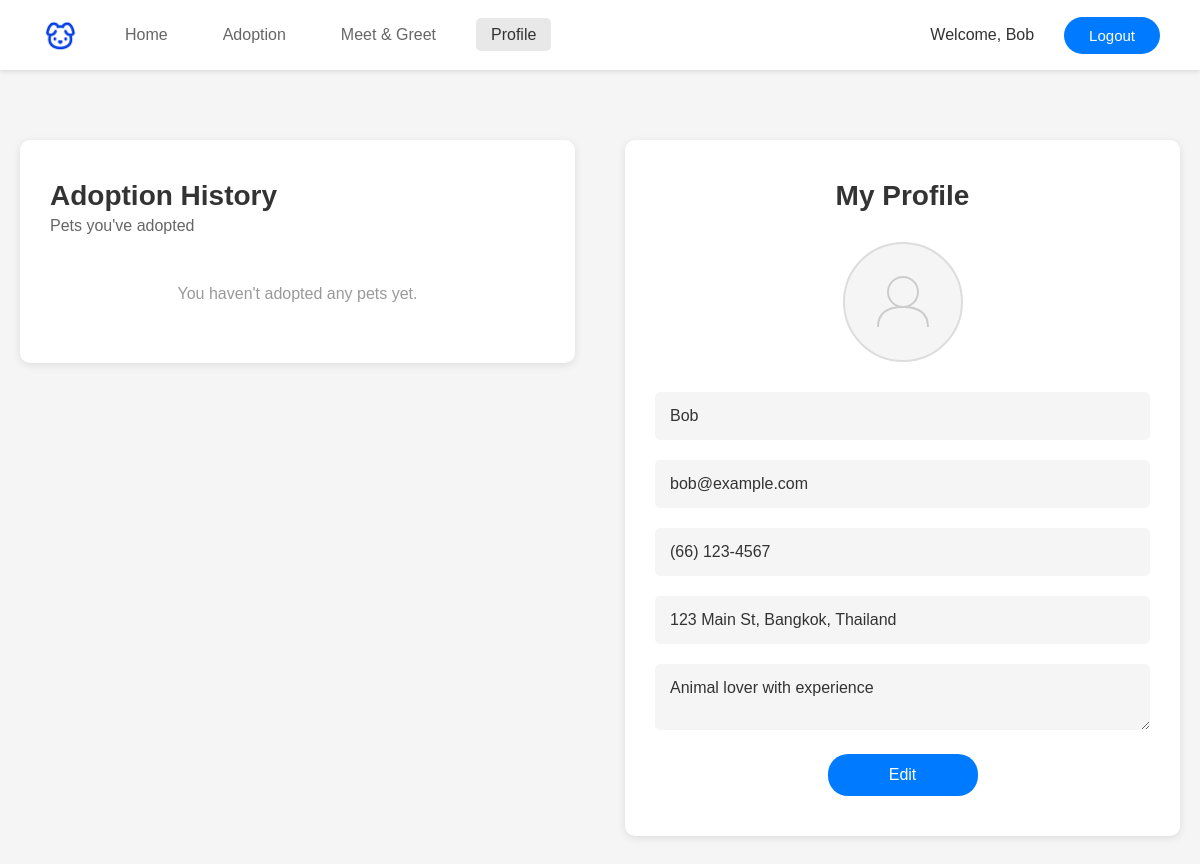
Page /PetAdoption/user/profile.php (signed in) on the committed database.
### tables this page shows
CREATE TABLE Users (
    User_id INT PRIMARY KEY AUTO_INCREMENT,
    Phone VARCHAR(20),
    Email VARCHAR(255) UNIQUE NOT NULL,
    Address TEXT,
    Password VARCHAR(255) NOT NULL,
    Name VARCHAR(100) NOT NULL,
    created_at TIMESTAMP DEFAULT CURRENT_TIMESTAMP
);

### PetAdoption/user/profile.php (the view, shortened to what this page needs)
<?php
require_once '../config.php';
$user_id = $_SESSION['user_id'];
$sql = "SELECT * FROM Users WHERE User_id = ?";
$stmt = $conn->prepare($sql);
$stmt->bind_param("i", $user_id);
$stmt->execute();
$user = $stmt->get_result()->fetch_assoc();
$sql = "SELECT a.*, p.Pet_Name, p.Breed, p.Species, p.Gender
        FROM Application a
        JOIN Pets p ON a.Pet_id = p.Pet_id
        WHERE a.User_id = ? AND a.Status = 'Approved'
        ORDER BY a.Application_date DESC";
$stmt = $conn->prepare($sql);
$stmt->bind_param("i", $user_id);
$stmt->execute();
$adoptions = $stmt->get_result();
?>
<!DOCTYPE html>
<html lang="en">
<head>
    <link rel="stylesheet" href="../css/style.css">
    <link rel="stylesheet" href="../css/profile.css">
</head>
<body>
    <nav>
        <div class="nav-left">
            <div class="logo">
                <img src="../Image/PetLogo.png" alt="Pet Adoption Logo">
            </div>
            <ul class="nav-links">
                <li><a href="index.php">Home</a></li>
                <li><a href="pet.php">Adoption</a></li>
                <li><a href="shelter.php">Meet & Greet</a></li>
                <li><a href="profile.php" class="active">Profile</a></li>
            </ul>
        </div>
        <div class="nav-right">
            <span style="color: #333; margin-right: 15px;">Welcome, <?php echo htmlspecialchars($user['Name']); ?></span>
            <a href="logout.php" class="btn btn-login">Logout</a>
        </div>
    </nav>
    <div class="profile-container">
        <div class="profile-content">
            <div class="adoption-history">
                <h2>Adoption History</h2>
                <p class="subtitle">Pets you've adopted</p>
                <?php if($adoptions && $adoptions->num_rows > 0): ?>
                    <?php while($adoption = $adoptions->fetch_assoc()): ?>
                        <div class="adopted-pet-card">
                            <img src="../Image/<?php echo htmlspecialchars($adoption['Species']); ?>s/<?php echo strtolower($adoption['Species']); ?>01.jpg" alt="<?php echo htmlspecialchars($adoption['Pet_Name']); ?>" onerror="this.src='../Image/pet-placeholder.jpg'">
                            <div class="pet-details">
                                <h3><?php echo htmlspecialchars($adoption['Pet_Name']); ?></h3>
                                <p>Breed: <?php echo htmlspecialchars($adoption['Breed']); ?></p>
                                <p>Adopted: <?php echo date('F d, Y', strtotime($adoption['Application_date'])); ?></p>
                                <p>Status: <?php echo htmlspecialchars($adoption['Status']); ?></p>
                            </div>
                        </div>
                    <?php endwhile; ?>
                <?php else: ?>
                    <p style="text-align: center; padding: 20px; color: #999;">You haven't adopted any pets yet.</p>
                <?php endif; ?>
            </div>
            <div class="my-profile">
                <h2>My Profile</h2>
                <div class="profile-picture">
                    <div class="avatar-placeholder">
                        <svg width="80" height="80" viewBox="0 0 80 80" fill="none">
                            <circle cx="40" cy="30" r="15" stroke="#ccc" stroke-width="2" fill="none"/>
                            <path d="M 15 65 Q 15 45 40 45 Q 65 45 65 65" stroke="#ccc" stroke-width="2" fill="none"/>
                        </svg>
                    </div>
                </div>
                <div class="profile-info">
                    <div class="info-field">
                        <input type="text" value="<?php echo htmlspecialchars($user['Name']); ?>" readonly>
                    </div>
                    <div class="info-field">
                        <input type="email" value="<?php echo htmlspecialchars($user['Email']); ?>" readonly>
                    </div>
                    <div class="info-field">
                        <input type="tel" value="<?php echo htmlspecialchars($user['Phone'] ?? 'Not provided'); ?>" readonly>
                    </div>
                    <div class="info-field">
                        <input type="text" value="<?php echo htmlspecialchars($user['Address'] ?? 'Not provided'); ?>" readonly>
                    </div>
                    <div class="info-field">
                        <textarea readonly><?php echo htmlspecialchars($user['Bio'] ?? 'No bio added yet'); ?></textarea>
                    </div>
                    <button class="edit-btn" onclick="window.location.href='editProfile.php'">Edit</button>
                </div>
            </div>
        </div>
    </div>
</body>
</html>

### PetAdoption/css/style.css (style rules this page uses)
* { margin: 0; padding: 0; box-sizing: border-box; }
body { font-family: Arial, sans-serif; background-color: #f5f5f5; }
nav { background-color: #ffffff; box-shadow: 0 2px 4px rgba(0, 0, 0, 0.1); padding: 15px 40px; display: flex; justify-content: space-between; align-items: center; }
.nav-left { display: flex; align-items: center; gap: 30px; }
.logo { display: flex; align-items: center; gap: 10px; }
.logo img { height: 40px; width: auto; }
.nav-links { display: flex; list-style: none; gap: 25px; align-items: center; }
.nav-links a { text-decoration: none; color: #666; font-size: 16px; font-weight: 500; padding: 8px 15px; border-radius: 5px; transition: all 0.3s ease; }
.nav-links a.active { color: #333; background-color: #e8e8e8; }
.nav-right { display: flex; gap: 15px; align-items: center; }
.btn { padding: 10px 25px; border-radius: 20px; font-size: 15px; font-weight: 500; cursor: pointer; border: none; transition: all 0.3s ease; text-decoration: none; display: inline-block; }
.btn-login { background-color: #007BFF; color: white; }

### PetAdoption/css/profile.css (style rules this page uses)
.profile-container { max-width: 1400px; margin: 50px auto; padding: 20px; }
.profile-content { display: grid; grid-template-columns: 1fr 1fr; gap: 50px; align-items: start; }
.adoption-history { background-color: white; padding: 40px 30px; border-radius: 10px; box-shadow: 0 2px 8px rgba(0, 0, 0, 0.1); }
.adoption-history h2 { font-size: 28px; color: #333; margin-bottom: 5px; font-weight: bold; }
.subtitle { font-size: 16px; color: #666; margin-bottom: 30px; }
.my-profile { background-color: white; padding: 40px 30px; border-radius: 10px; box-shadow: 0 2px 8px rgba(0, 0, 0, 0.1); }
.my-profile h2 { font-size: 28px; color: #333; margin-bottom: 30px; text-align: center; font-weight: bold; }
.profile-picture { display: flex; flex-direction: column; align-items: center; gap: 15px; margin-bottom: 30px; }
.avatar-placeholder { width: 120px; height: 120px; border-radius: 50%; background-color: #f5f5f5; border: 2px solid #ddd; display: flex; align-items: center; justify-content: center; }
.profile-info { max-width: 500px; margin: 0 auto; }
.info-field { margin-bottom: 20px; }
.info-field input, .info-field textarea { width: 100%; padding: 15px; border: 1px solid #ddd; background-color: #fff; border-radius: 5px; font-size: 16px; color: #333; font-family: Arial, sans-serif; }
.info-field input:read-only, .info-field textarea:read-only { background-color: #f5f5f5; border: none; }
.info-field textarea { resize: vertical; min-height: 60px; }
.edit-btn { width: 150px; background-color: #007BFF; color: white; padding: 12px 30px; border: none; border-radius: 20px; font-size: 16px; font-weight: 500; cursor: pointer; margin-top: 20px; display: block; margin-left: auto; margin-right: auto; transition: all 0.3s ease; }

### rows in the picture
users: Name "Bob", Email "bob@example.com", Phone "(66) 123-4567", Address "123 Main St, Bangkok, Thailand", Bio "Animal lover with experience"
